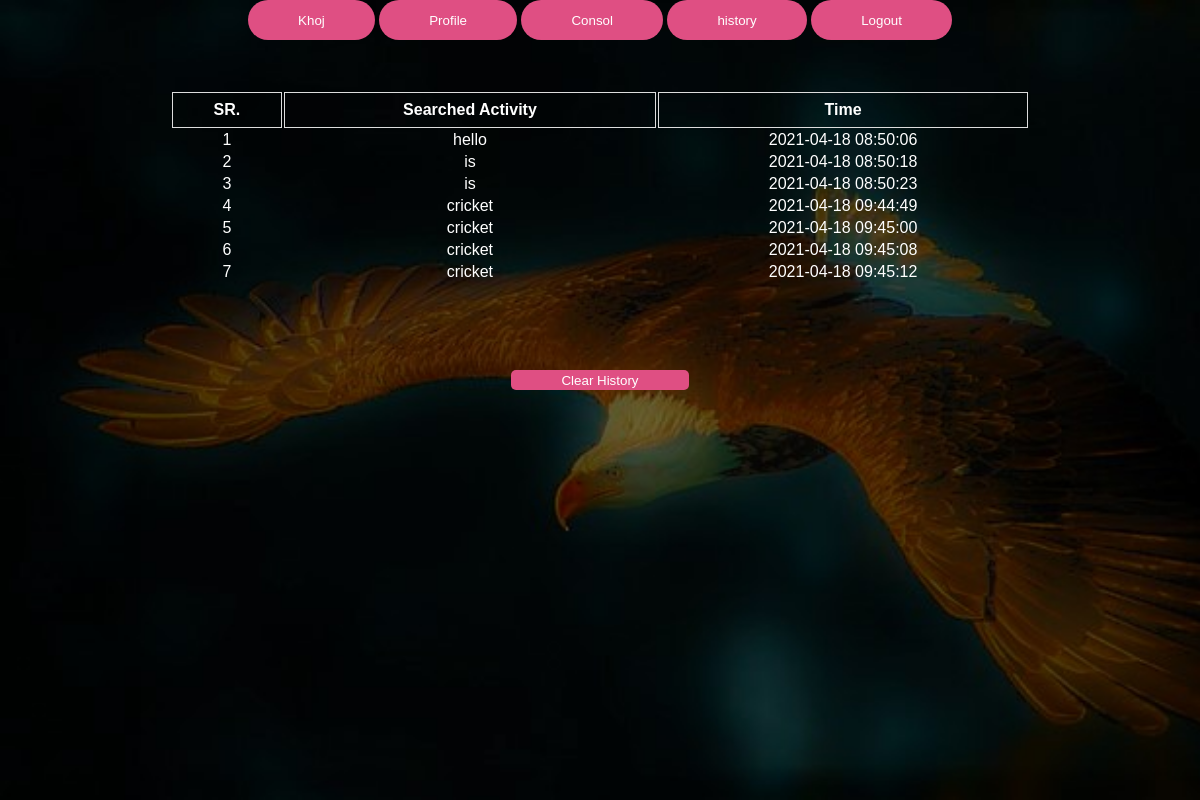
Page /devhistory.php (signed in) on the committed database.
### tables this page shows
CREATE TABLE `history` (
  `mail` varchar(512) NOT NULL,
  `term` varchar(512) NOT NULL,
  `time` datetime NOT NULL
);

### devhistory.php (the view, shortened to what this page needs)
<!DOCTYPE html>
<html>
<head>
<link rel="stylesheet" type="text/css" href="assets/css/userstyle.css">
</head>
<body>
<div class ="hero">
<section class="login-page">
<form method="POST" action="" class="headermenu" align="center">
<button class="menubtn" name="khoj">Khoj</button>
<button class="menubtn" name="profile">Profile</button>
<button class="menubtn" name="consol">Consol</button>
<button class="menubtn" name="history">history</button>
<button class="menubtn" name="action">Logout</button>
</form>
<form  action="" method="POST">
  	 <table class="historytbl" align="center">
  	 		<tr>
          <th>SR.</th>
  	 			<th>Searched Activity</th>
  	 			<th>Time</th>
  	 		</tr>
  	 		<?php
                $con = mysqli_connect('localhost','root','','khojdb');
                $dmail=$_SESSION['dmail'];
                $query = "SELECT `term`,`time` FROM `history` WHERE `mail`='$dmail'";
                $result = mysqli_query($con, $query);
                $i=1;
                while($rows=$result->fetch_assoc())
                {
                  $termhistory = $rows['term'];
                  $timehistory = $rows['time'];
             ?>
          <tr>
            <td><?php echo "$i"; ?></td>
  	 			<td><?php echo "$termhistory"; ?></td>
  	 			<td><?php echo "$timehistory"; ?></td>
  	 		</tr>
  	 		<?php
        $i++;
        }
  	 		?>
  	 </table>
     <br>
     <br>
</form>
<form action="delete.php" method="POST" align="center">
<button class="del" name="del">Clear History</button>
</form>
</section>
</div>
</body>
</html>

### assets/css/userstyle.css (style rules this page uses)
body { margin:0; padding: 0; font-family: sans-serif; }
* { box-sizing: border-box; outline: none!important; }
.menubtn { height: 40px; border-radius: 20px; padding: 0px 50px; color:#ffffff; background-color: #DF4F83; border:none; cursor: pointer; transition:box-shadow .5s ease; }
.historytbl { color: #ffffff; background-color: transparent; width: 80%; padding: 50px; }
.historytbl th { border:5px; border-color: #ffffff; border: 1px solid #ddd; padding: 8px; }
.historytbl td { text-align: center; }
.login-page { position: relative; height: 100vh; }
.hero { background-image: url('../images/eaglebg.jpg'); background-size: cover; }
.login-page:after { content: ''; position: relative; left: 0px; top: 0px; height: 100%; width: 100%; background-color: rgba(0,0,0,.5); z-index: 1; }
.del { height: 20px; border-radius: 5px; padding: 0px 50px; color:#ffffff; background-color: #DF4F83; border:none; cursor: pointer; transition:box-shadow .5s ease; }

### rows in the picture
history: term "hello", time "2021-04-18 08:50:06"
history: term "is", time "2021-04-18 08:50:18"
history: term "is", time "2021-04-18 08:50:23"
history: term "cricket", time "2021-04-18 09:44:49"
history: term "cricket", time "2021-04-18 09:45:00"
history: term "cricket", time "2021-04-18 09:45:08"
history: term "cricket", time "2021-04-18 09:45:12"
